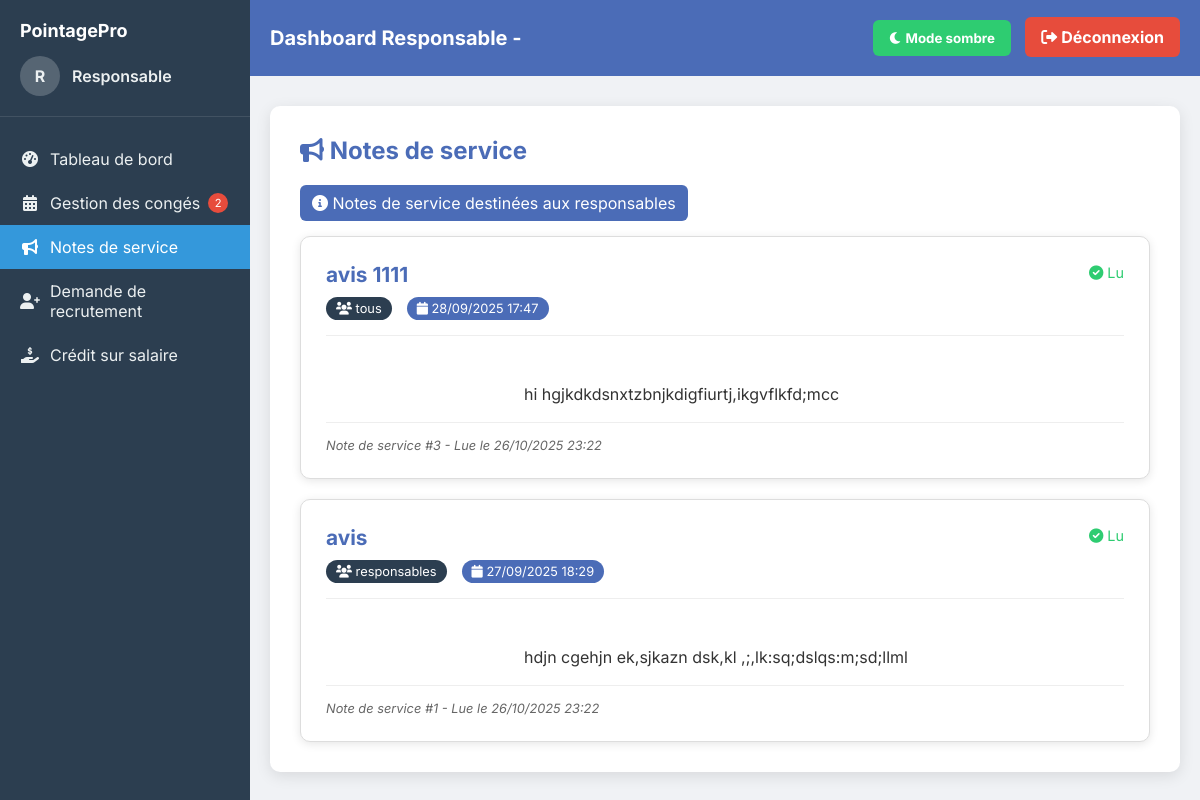
The page /responsable_dashboard.php?section=notes_service (signed in) on the database its author committed.
### tables this page shows
CREATE TABLE `notes_service` (
  `id` int(11) NOT NULL,
  `titre` varchar(255) NOT NULL,
  `contenu` text NOT NULL,
  `auteur_id` int(11) NOT NULL,
  `auteur_nom` varchar(100) NOT NULL,
  `destinataires` enum('tous','employes','responsables','admin') DEFAULT 'tous',
  `date_creation` datetime DEFAULT current_timestamp(),
  `date_modification` datetime DEFAULT current_timestamp() ON UPDATE current_timestamp()
);

### responsable_dashboard.php (the view, shortened to what this page needs)
<?php
$pdo = new PDO("mysql:host=localhost;dbname=pointage", "root", "");
$matieres_a_afficher = [];
if ($_SESSION['matiere'] === 'Directeur technique') {
    $matieres_a_afficher = ['Directeur technique', 'Responsable production'];
} elseif ($_SESSION['matiere'] === 'Directeur qualité') {
    $matieres_a_afficher = ['Directeur qualité', 'Qualité système', 'Qualité chantier', 'Agent de contrôle qualité'];
} elseif ($_SESSION['matiere'] === 'Directeur achat et appro') {
    $matieres_a_afficher = ['Directeur achat et appro', 'Achat local', 'Ass achat', 'Chauffeur'];
} elseif ($_SESSION['matiere'] === 'Directeur Ressources Humaines') {
    $matieres_a_afficher = ['Directeur Ressources Humaines', 'Agent sécurité', 'Agents de nettoyage', 'Assistant RH'];
} elseif ($_SESSION['matiere'] === 'Directeur de production') {
    $matieres_a_afficher = ['Directeur de production', 'Agent de production'];
} elseif ($_SESSION['matiere'] === 'Directeur de système informatique') {
    $matieres_a_afficher = ['Directeur de système informatique', 'Technicien informatique'];
} else {
    $matieres_a_afficher = [$_SESSION['matiere']];
}
$placeholders = implode(',', array_fill(0, count($matieres_a_afficher), '?'));
$sql_conges = "SELECT c.*, u.name as employe_nom, u.matiere
               FROM conges c
               JOIN users u ON c.user_id = u.id
               WHERE u.matiere IN ($placeholders)
               ORDER BY c.date_demande DESC";
$stmt_conges = $pdo->prepare($sql_conges);
$stmt_conges->execute($matieres_a_afficher);
$conges = $stmt_conges->fetchAll(PDO::FETCH_ASSOC);
$current_section = isset($_GET['section']) ? $_GET['section'] : 'pointage';
$sql_notes = "SELECT ns.*,
                     CASE
                         WHEN ns.destinataires = 'tous' THEN 1
                         WHEN ns.destinataires = 'responsables' THEN 1
                         WHEN ns.destinataires = 'employes' THEN 0
                         WHEN ns.destinataires = 'admin' THEN 0
                         ELSE 0
                     END as est_destinataire
              FROM notes_service ns
              WHERE ns.destinataires IN ('tous', 'responsables')
              ORDER BY ns.date_creation DESC";
$stmt_notes = $pdo->query($sql_notes);
$notes_service = $stmt_notes->fetchAll(PDO::FETCH_ASSOC);
?>
<!DOCTYPE html>
<html lang="fr">
<head>
    <link rel="stylesheet" href="https://cdnjs.cloudflare.com/ajax/libs/font-awesome/6.0.0-beta3/css/all.min.css">
</head>
<body>
<div class="app-container">
    <div class="sidebar">
        <div class="sidebar-header">
            <h2>PointagePro</h2>
            <div class="user-info">
                <div class="user-avatar"><?= strtoupper(substr($_SESSION['name'], 0, 1)) ?></div>
                <div class="user-details">
                    <div class="user-name"><?= htmlspecialchars($_SESSION['name']) ?></div>
                </div>
            </div>
        </div>
<ul class="sidebar-menu">
    <li>
        <a href="?section=pointage" class="<?= $current_section === 'pointage' ? 'active' : '' ?>">
            <i class="fas fa-tachometer-alt"></i> Tableau de bord
        </a>
    </li>
    <li>
        <a href="?section=conges" class="<?= $current_section === 'conges' ? 'active' : '' ?>">
            <i class="fas fa-calendar-alt"></i> Gestion des congés
            <?php
            $pending_count = 0;
            foreach ($conges as $c) {
                if ($c['statut'] == 'en_attente') {
                    $pending_count++;
                }
            }
            if ($pending_count > 0): ?>
                <span class="pending-count"><?= $pending_count ?></span>
            <?php endif; ?>
        </a>
    </li>
    <li>
        <a href="?section=notes_service" class="<?= $current_section === 'notes_service' ? 'active' : '' ?>">
            <i class="fas fa-bullhorn"></i> Notes de service
        </a>
    </li>
    <li>
        <a href="?section=recrutement" class="<?= $current_section === 'recrutement' ? 'active' : '' ?>">
            <i class="fas fa-user-plus"></i> Demande de recrutement
        </a>
    </li>
    <li>
        <a href="?section=credit_salaire" class="<?= $current_section === 'credit_salaire' ? 'active' : '' ?>">
            <i class="fas fa-hand-holding-usd"></i> Crédit sur salaire
        </a>
    </li>
</ul>
    </div>
    <div class="main-content">
        <div class="header">
            <h1>Dashboard Responsable - <?= htmlspecialchars($_SESSION['matiere']) ?></h1>
            <div>
                <button class="toggle-mode" onclick="toggleDarkMode()">
                    <i class="fas fa-moon"></i> Mode sombre
                </button>
                <a href="logout.php" class="logout">
                    <i class="fas fa-sign-out-alt"></i> Déconnexion
                </a>
            </div>
        </div>
        <div class="dashboard">
            <div id="notes_service" class="section-content <?= $current_section === 'notes_service' ? 'active' : '' ?>">
                <h2><i class="fas fa-bullhorn"></i> Notes de service</h2>
                <div class="info-badge">
                    <i class="fas fa-info-circle"></i>
                    Notes de service destinées aux responsables
                </div>
                <div class="notes-container">
                    <?php if (empty($notes_service)): ?>
                        <div class="empty-state">
                            <i class="fas fa-bullhorn"></i>
                            <p>Aucune note de service disponible</p>
                        </div>
                    <?php else: ?>
                        <?php foreach ($notes_service as $note): ?>
                            <?php if ($note['est_destinataire']): ?>
                                <?php
                                $stmt_lu = $pdo->prepare("SELECT id FROM notes_service_lus WHERE note_id = ? AND user_id = ?");
                                $stmt_lu->execute([$note['id'], $_SESSION['user_id']]);
                                $deja_lu = $stmt_lu->fetch();
                                $note_class = $deja_lu ? '' : 'note-non-lue';
                                ?>
                                <div class="note-card <?= $note_class ?>" id="note-<?= $note['id'] ?>">
                                    <div class="note-header">
                                        <div class="note-title-section">
                                            <h3 class="note-title">
                                                <?= htmlspecialchars($note['titre']) ?>
                                            </h3>
                                            <div class="note-meta">
                                                <span class="destinataires-badge">
                                                    <i class="fas fa-users"></i>
                                                    <?= htmlspecialchars($note['destinataires']) ?>
                                                </span>
                                                <span class="note-date">
                                                    <i class="fas fa-calendar"></i>
                                                    <?= date('d/m/Y H:i', strtotime($note['date_creation'])) ?>
                                                </span>
                                            </div>
                                        </div>
                                        <div class="note-actions">
                                            <?php if ($deja_lu): ?>
                                                <span class="lu-badge">
                                                    <i class="fas fa-check-circle"></i> Lu
                                                </span>
                                            <?php endif; ?>
                                        </div>
                                    </div>
                                    <div class="note-content">
                                        <div class="note-contenu-text">
                                            <?= nl2br(htmlspecialchars($note['contenu'])) ?>
                                        </div>
                                    </div>
                                    <div class="note-footer">
                                        Note de service #<?= $note['id'] ?> -
                                        <?= $deja_lu ? 'Lue le ' . date('d/m/Y H:i') : 'Non lue' ?>
                                    </div>
                                </div>
                            <?php endif; ?>
                        <?php endforeach; ?>
                    <?php endif; ?>
                </div>
            </div>
        </div>
    </div>
</div>
</body>
</html>

### responsable_dashboard.php (style rules this page uses)
:root { --bg-color: #f0f2f5; --text-color: #333; --header-bg: #4b6cb7; --header-text: white; --table-header: #4b6cb7; --table-header-text: white; --card-bg: white; --button-bg: #4b6cb7; --button-text: white; --sidebar-bg: #2c3e50; --sidebar-text: #ecf0f1; --sidebar-active: #3498db; --danger: #e74c3c; --warning: #f39c12; --success: #2ecc71; }
* { box-sizing: border-box; font-family: 'Inter', sans-serif; transition: all 0.3s ease; }
body { margin: 0; background: var(--bg-color); color: var(--text-color); display: flex; min-height: 100vh; }
.app-container { display: flex; width: 100%; }
.sidebar { width: 250px; background: var(--sidebar-bg); color: var(--sidebar-text); padding: 20px 0; height: 100vh; position: sticky; top: 0; }
.sidebar-header { padding: 0 20px 20px; border-bottom: 1px solid rgba(255,255,255,0.1); margin-bottom: 20px; }
.sidebar-header h2 { margin: 0; font-size: 18px; color: white; }
.user-info { display: flex; align-items: center; margin-top: 15px; }
.user-avatar { width: 40px; height: 40px; border-radius: 50%; background: rgba(255, 255, 255, 0.2); display: flex; align-items: center; justify-content: center; margin-right: 12px; font-weight: bold; }
.user-details { flex: 1; }
.user-name { font-weight: 600; font-size: 1rem; }
.sidebar-menu { list-style: none; padding: 0; margin: 0; }
.sidebar-menu li a { display: flex; align-items: center; padding: 12px 20px; color: var(--sidebar-text); text-decoration: none; transition: all 0.2s; }
.sidebar-menu li a.active { background: var(--sidebar-active); color: white; }
.sidebar-menu li a i { margin-right: 10px; width: 20px; text-align: center; }
.main-content { flex: 1; display: flex; flex-direction: column; }
.header { background: var(--header-bg); color: var(--header-text); padding: 20px; display: flex; justify-content: space-between; align-items: center; }
.header h1 { margin: 0; font-size: 20px; }
.logout, .toggle-mode { background: var(--danger); padding: 10px 16px; border-radius: 6px; color: white; text-decoration: none; font-weight: bold; margin-left: 10px; cursor: pointer; border: none; }
.toggle-mode { background: var(--success); }
.dashboard { flex: 1; max-width: 1100px; margin: 30px auto; background: var(--card-bg); padding: 30px; border-radius: 10px; box-shadow: 0 4px 15px rgba(0,0,0,0.1); width: calc(100% - 40px); }
h2 { margin-top: 0; color: var(--button-bg); }
.info-badge { background: var(--button-bg); color: white; padding: 8px 12px; border-radius: 6px; margin-bottom: 15px; display: inline-block; }
.section-content { display: none; }
.section-content.active { display: block; }
.pending-count { background: var(--danger); color: white; border-radius: 50%; width: 20px; height: 20px; display: inline-flex; align-items: center; justify-content: center; font-size: 0.7rem; margin-left: 8px; }
.notes-container { display: flex; flex-direction: column; gap: 20px; }
.note-card { background: var(--card-bg); border: 1px solid #ddd; border-radius: 10px; padding: 25px; box-shadow: 0 2px 10px rgba(0,0,0,0.1); transition: all 0.3s ease; }
.note-header { display: flex; justify-content: space-between; align-items: flex-start; margin-bottom: 20px; padding-bottom: 15px; border-bottom: 1px solid #eee; }
.note-title-section { flex: 1; }
.note-title { margin: 0 0 10px 0; color: var(--button-bg); font-size: 1.3em; display: flex; align-items: center; gap: 10px; }
.note-meta { display: flex; gap: 15px; flex-wrap: wrap; }
.destinataires-badge, .note-date { background: var(--sidebar-bg); color: white; padding: 4px 10px; border-radius: 15px; font-size: 0.8em; }
.note-date { background: var(--button-bg); }
.note-actions { flex-shrink: 0; }
.lu-badge { color: var(--success); font-size: 0.9em; }
.note-content { margin-bottom: 15px; }
.note-contenu-text { line-height: 1.6; font-size: 1em; white-space: pre-wrap; }
.note-footer { padding-top: 15px; border-top: 1px solid #eee; font-size: 0.8em; color: #666; font-style: italic; }

### rows shown on the page
notes_service: titre "avis 1111", destinataires "tous", date_creation "28/09/2025 17:47", contenu "hi hgjkdkdsnxtzbnjkdigfiurtj,ikgvflkfd;mcc", id "3"
notes_service: titre "avis", destinataires "responsables", date_creation "27/09/2025 18:29", contenu "hdjn cgehjn ek,sjkazn dsk,kl ,;,lk:sq;dslqs:m;sd;llml", id "1"

### other values the page prints
substr($_SESSION['name'], 0, 1) "R"
$_SESSION['name'] "Responsable"
$pending_count "2"
